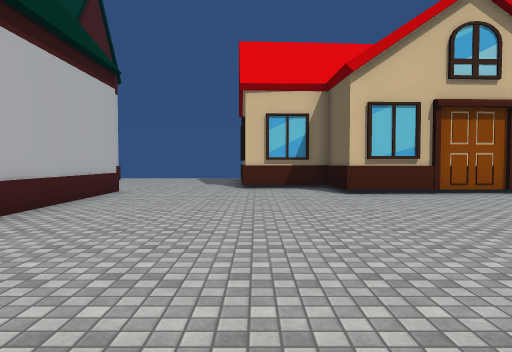
view 1 (above)

24 first-person views from a walk through a scene from a Unity 3-D project. The camera is 1.4 m above the floor, tilts 2° down and sees 70° across. The floor is counted in squares, 2 m on a side. Each view is taken from the middle of a square. On the plan, view 1 faces up. The plan holds only what a view shows up to about 11 squares ahead; the rest is blank. The place goes on beyond the plan. The player is left out. Some surface patterns are stand-ins.

view 2
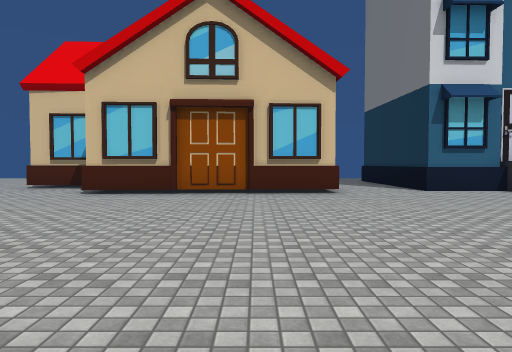

view 3
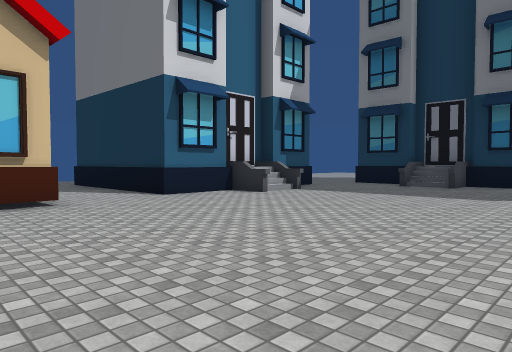

view 4
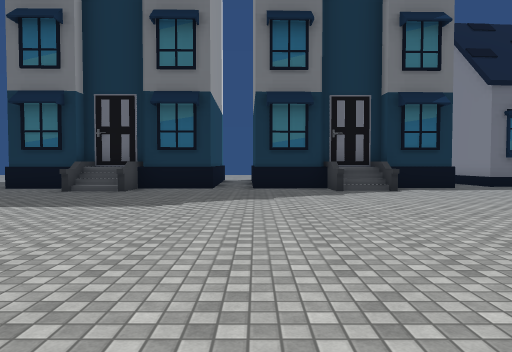

view 5
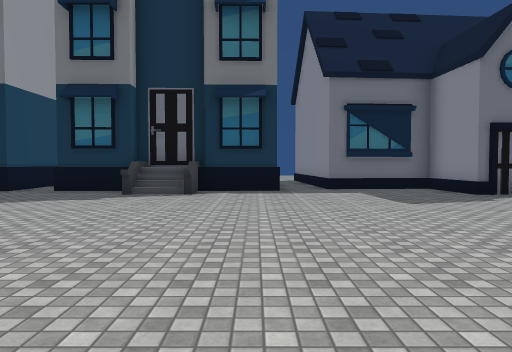

view 6
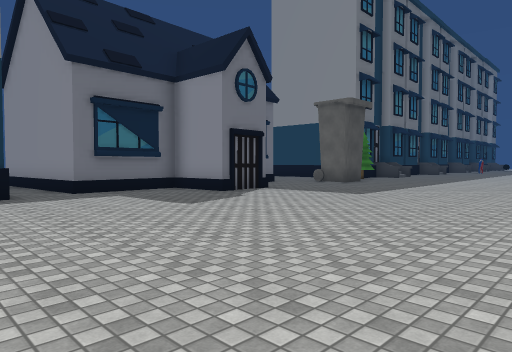

view 7
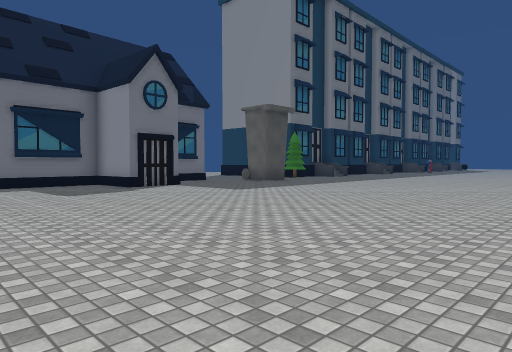

view 8
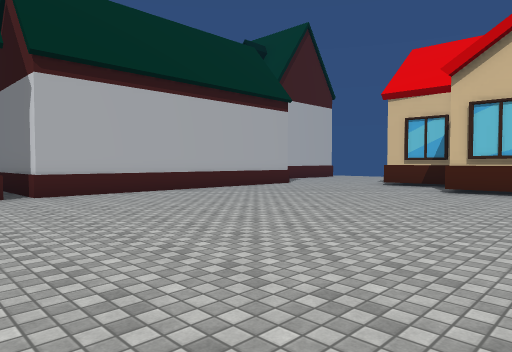

view 9
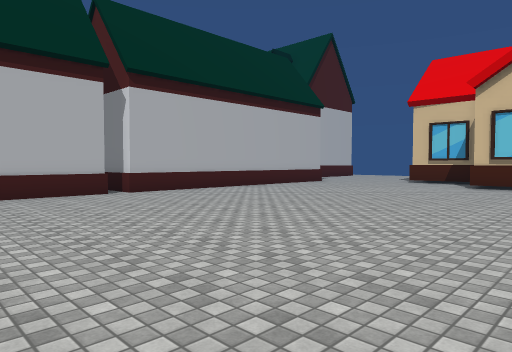

view 10
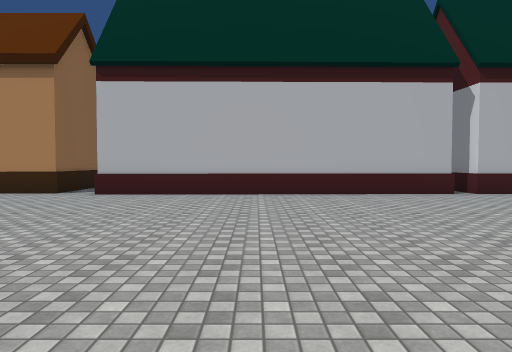

view 11
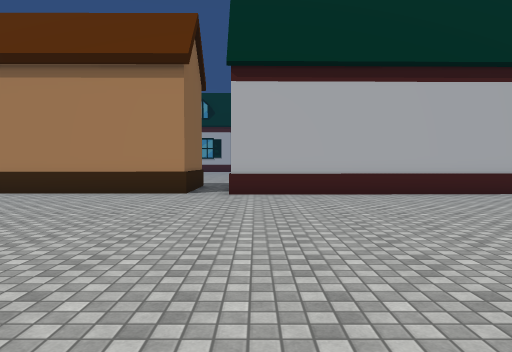

view 12
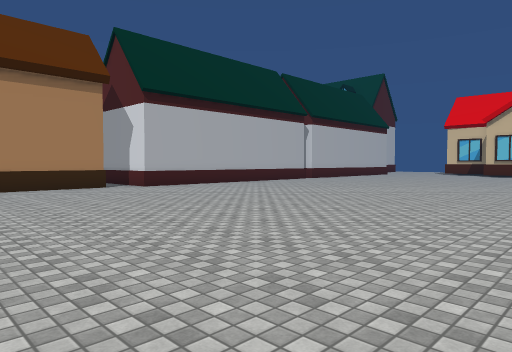

view 13
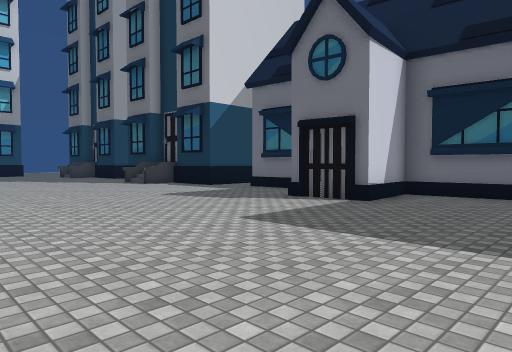

view 14
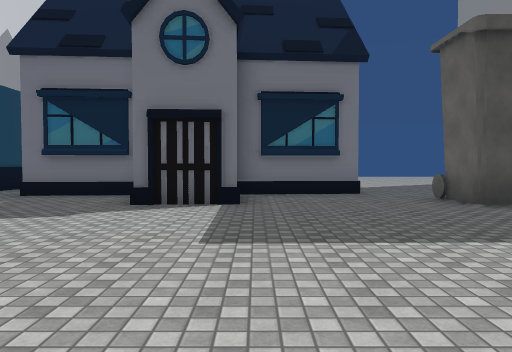

view 15
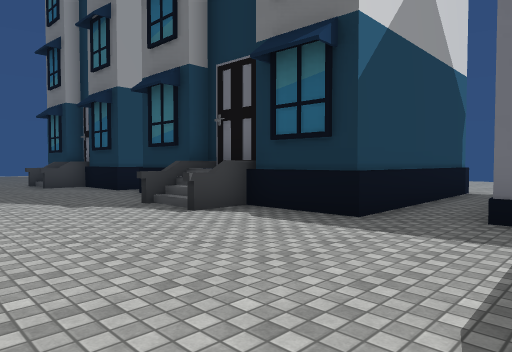

view 16
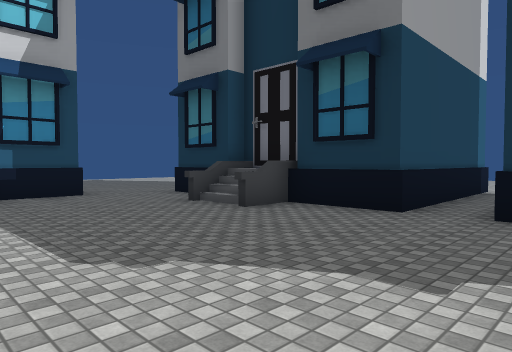

view 17
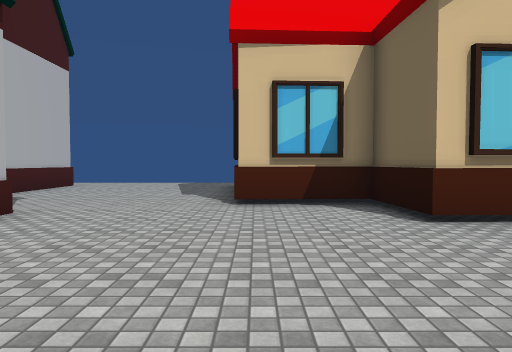

view 18
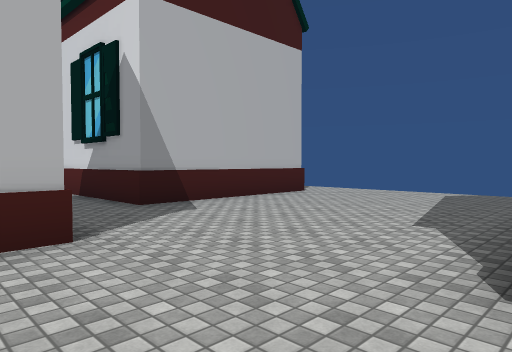

view 19
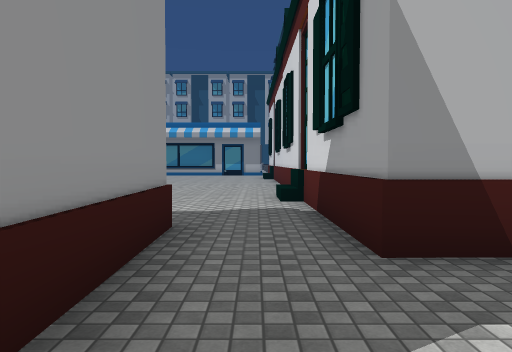

view 20
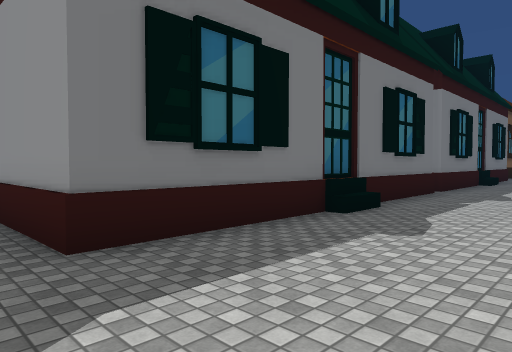

view 21
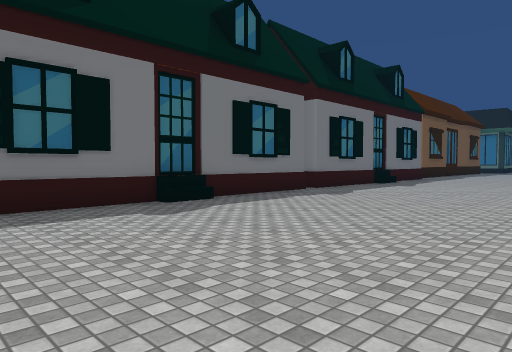

view 22
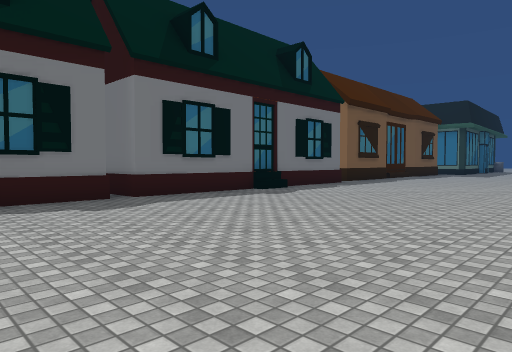

view 23
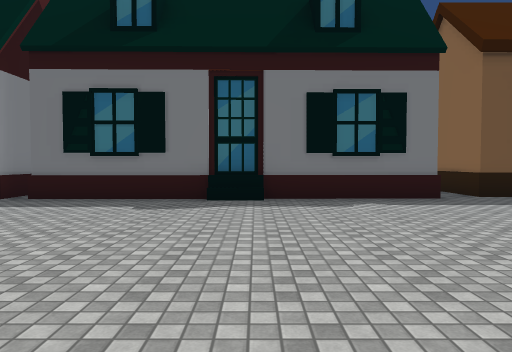

view 24
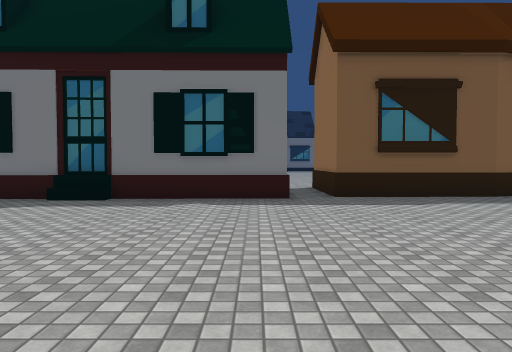

### Floor plan
Key: @ floor where view 1 was taken; # wall or solid block; . floor; / step, stairs or slope; = window, fence, low wall or low ledge; O other object.
Columns run from 14 left of view 1 to 25 right of it. Each row starts with its distance up from view 1.
 17         .....
 16         ......
 15         O.....O
 14         O.....O
 13         O.....         ..#
 12         O.....O        ..#
 11 OOOOOOOOO.....O..      ..#     ..
 10 ................O.     ..######..
  9 .......OOOO.....O...OOO...//#...#
  8 .......O   ...............#.....#
  7  ......O   ....................###
  6  ......O   ....................//#
  5   ...../   ....................###
  4 .......O   .....................######
  3 .......O   ...........................
  2 .......O   ......................#
  1 .......OOOO........... ..........#
  0  ......OOOO...@......   ........##
 -1  ......O   .........     .......=#
 -2  .......   .........    .........#
 -3  ....../   ......... ............#####..
 -4 ......./   ......... ...................
 -5  .......   ......................OOOOO
 -6  .......   ......................O
 -7 ........   .......... ...........O
 -8  .................... .........OOO
 -9   ......OOO.......... ..........
-10     ....O O.......................
-11      ...O O.......................
-12        .O O........... ...........OO
-13         O O.      .... .............

Where each view was taken, in squares from view 1:
view 1: 0 up, 0 right, facing up
view 2: 0 up, 6 right, facing up
view 3: 2 up, 6 right, facing up-right
view 4: 2 up, 8 right, facing right
view 5: 3 down, 9 right, facing right
view 6: 2 down, 10 right, facing down-right
view 7: 3 down, 7 right, facing down-right
view 8: 1 down, 5 right, facing up-left
view 9: 3 down, 5 right, facing up-left
view 10: 4 down, 5 right, facing left
view 11: 7 down, 5 right, facing left
view 12: 13 down, 7 right, facing up-left
view 13: 13 down, 11 right, facing up-right
view 14: 10 down, 11 right, facing right
view 15: 6 down, 14 right, facing up-right
view 16: 1 up, 13 right, facing up-right
view 17: 4 up, 0 right, facing up
view 18: 8 up, 0 right, facing up-left
view 19: 10 up, 3 left, facing left
view 20: 10 up, 10 left, facing down-right
view 21: 9 up, 13 left, facing down-right
view 22: 4 up, 14 left, facing down-right
view 23: 4 down, 14 left, facing right
view 24: 7 down, 14 left, facing right
